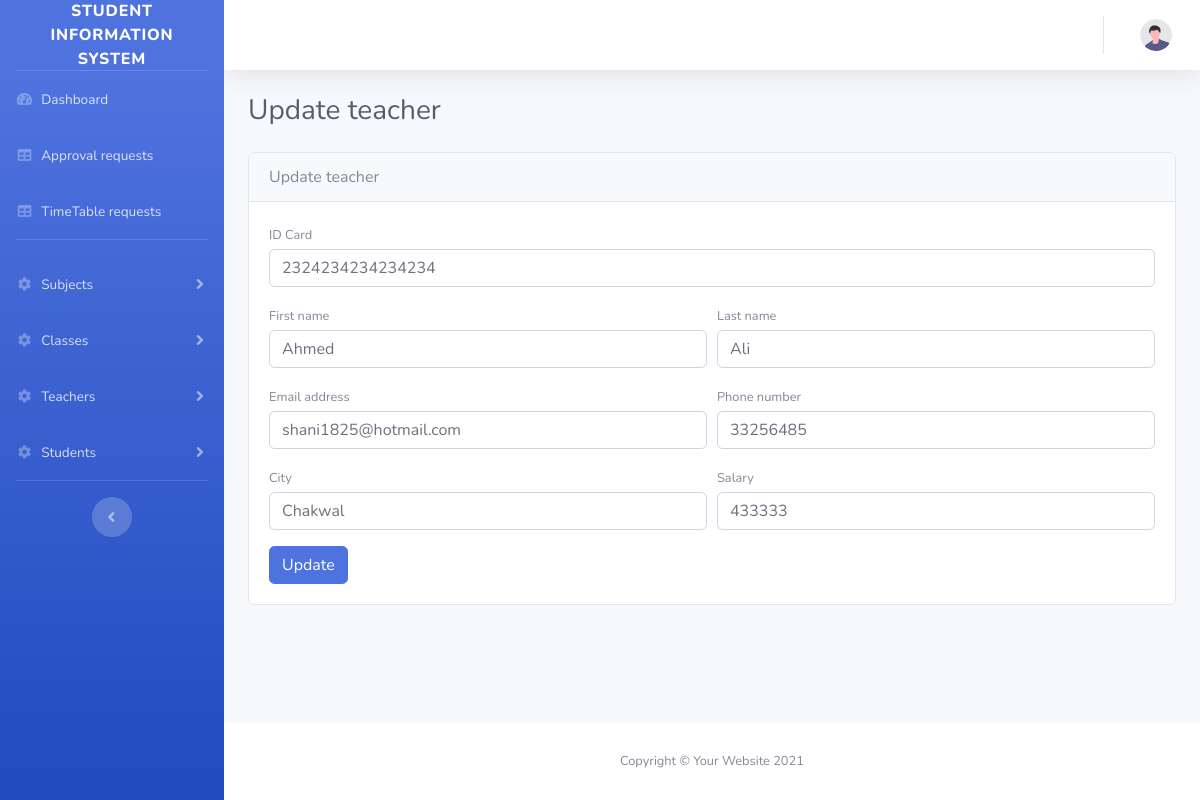
The page /admin/edit_teacher/3 on the database as committed earlier.
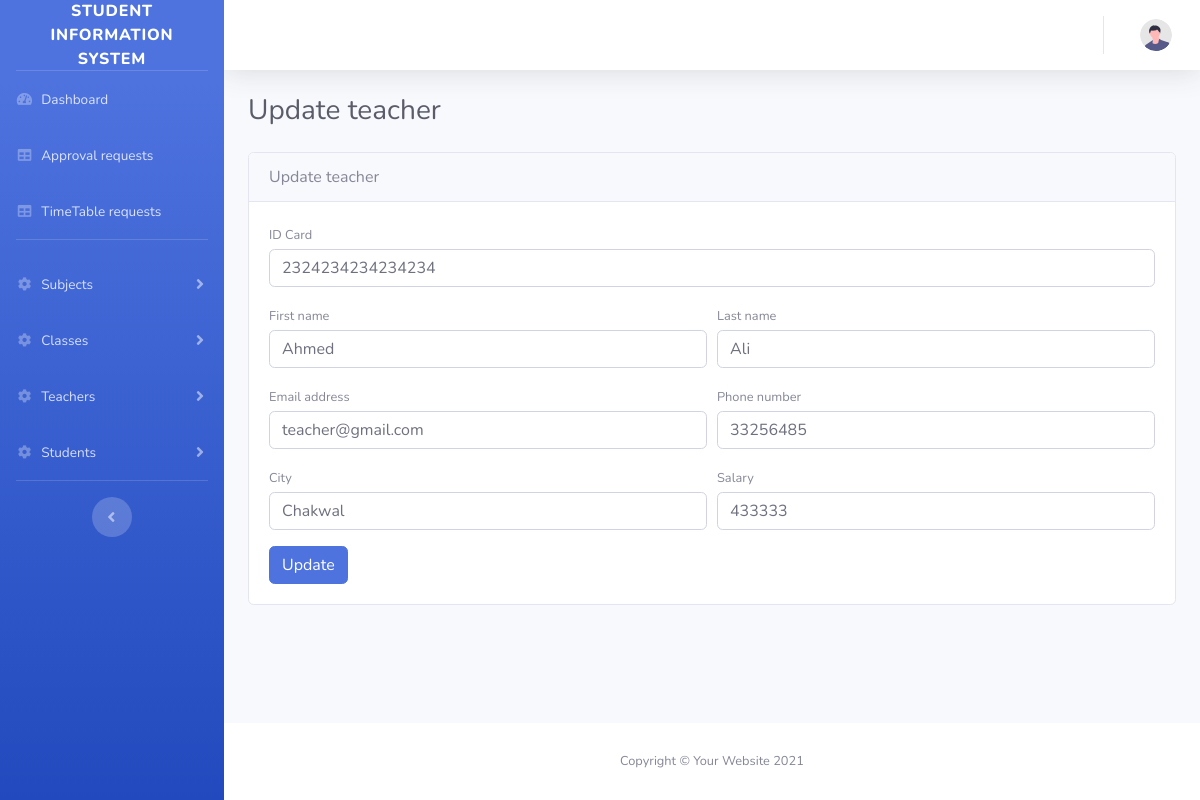
The same page on the database as committed later.
### tables this page shows
CREATE TABLE `users` (
  `id` int(11) NOT NULL,
  `first_name` text NOT NULL,
  `last_name` text NOT NULL,
  `address` text NOT NULL,
  `status` tinyint(4) NOT NULL COMMENT '0 = not approved, 1 = approved',
  `role` tinyint(4) NOT NULL COMMENT '0 = admin, 1= teacher, 2= student, 3= parent',
  `email` text NOT NULL,
  `password` text NOT NULL,
  `created_at` timestamp NOT NULL DEFAULT current_timestamp(),
  `city` text NOT NULL,
  `phone` text NOT NULL,
  `salary` text NOT NULL,
  `cnic` text NOT NULL,
  `fee` text NOT NULL
);

### application/controllers/Admin.php (called while the page is built, shortened)
<?php
class Admin extends CI_Controller{
    function __construct(){
        $this->load->helper('common_helper');
        $this->load->model('admin_model');
        $this->load->model('teacher_model');
    }
    public function edit_teacher($id){
        $teacher = $this->admin_model->get_users(['id' => $id]);
        $data['teacher'] = ($teacher ? $teacher[0] : '');
        $this->load->view('teachers/edit_teacher', $data);
    }
}

### index.php (called while the page is built, shortened)
<?php
require_once BASEPATH.'core/CodeIgniter.php';

### application/models/Admin_model.php (called while the page is built, shortened)
<?php
class Admin_model extends CI_Model{
    function get_users($where = false){
        if($where){
            $this->db->where($where);
        }
        $res = $this->db->get('users');
        if($res->num_rows() > 0){
            return $res->result();
        }else{
            return false;
        }
    }
}

### application/views/teachers/edit_teacher.php (the view, shortened to what this page needs)
<div class="d-sm-flex align-items-center justify-content-between mb-4">
    <h1 class="h3 mb-0 text-gray-800">Update teacher</h1>
</div>
<div class="row">
    <div class="col-md-12">
        <div class="card mb-4">
            <div class="card-header">Update teacher</div>
            <div class="card-body">
                    <form method="post" action="" enctype="multipart/form-data">
                    <div class="form-group">
                        <label class="small mb-1" for="inputid">ID Card</label>
                        <input class="form-control" value="<?= ($teacher ? $teacher->cnic : "") ?>" name="user_idCard" id="inputid" type="text" placeholder="Enter your ID card number">
                    </div>
                    <div class="form-row">
                        <div class="form-group col-md-6">
                            <label class="small mb-1" for="inputFirstName">First name</label>
                            <input class="form-control" value="<?= ($teacher ? $teacher->first_name : "") ?>" name="user_fname" id="inputFirstName" type="text" placeholder="Enter your first name">
                        </div>
                        <div class="form-group col-md-6">
                            <label class="small mb-1" for="inputLastName">Last name</label>
                            <input class="form-control" name="user_lname" id="inputLastName" type="text" placeholder="Enter your last name" value="<?= ($teacher ? $teacher->last_name : "") ?>">
                        </div>
                    </div>
                    <div class="form-row">
                        <div class="form-group col-md-6">
                            <label class="small mb-1" for="inputEmailAddress">Email address</label>
                            <input class="form-control" id="inputEmailAddress" type="email" placeholder="Enter email address" name="user_email" value="<?= ($teacher ? $teacher->email : "") ?>">
                        </div>
                        <div class="form-group col-md-6">
                            <label class="small mb-1" for="inputPhone">Phone number</label>
                            <input class="form-control" id="inputPhone" name="user_phone" type="tel" placeholder="Enter your phone number" value="<?= ($teacher ? $teacher->phone : "") ?>">
                        </div>
                    </div>
                    <div class="form-row">
                        <div class="form-group col-md-6">
                            <label class="small mb-1" for="inputCity">City</label>
                            <input class="form-control" id="inputCity" type="text" placeholder="City" name="user_city" value="<?= ($teacher ? $teacher->city : "") ?>">
                        </div>
                        <div class="form-group col-md-6">
                            <label class="small mb-1" for="inputSalary">Salary</label>
                            <input class="form-control" id="inputSalary" type="text" placeholder="Salary" name="user_salary" value="<?= ($teacher ? $teacher->salary : "") ?>">
                        </div>
                    </div>
                    <button class="btn btn-primary" type="submit">Update</button>
                </form>
            </div>
        </div>
    </div>
</div>

Rows that differ between the two databases and show on the page:
changed users "Ahmed": user_email "shani1825@hotmail.com" → "teacher@gmail.com"
